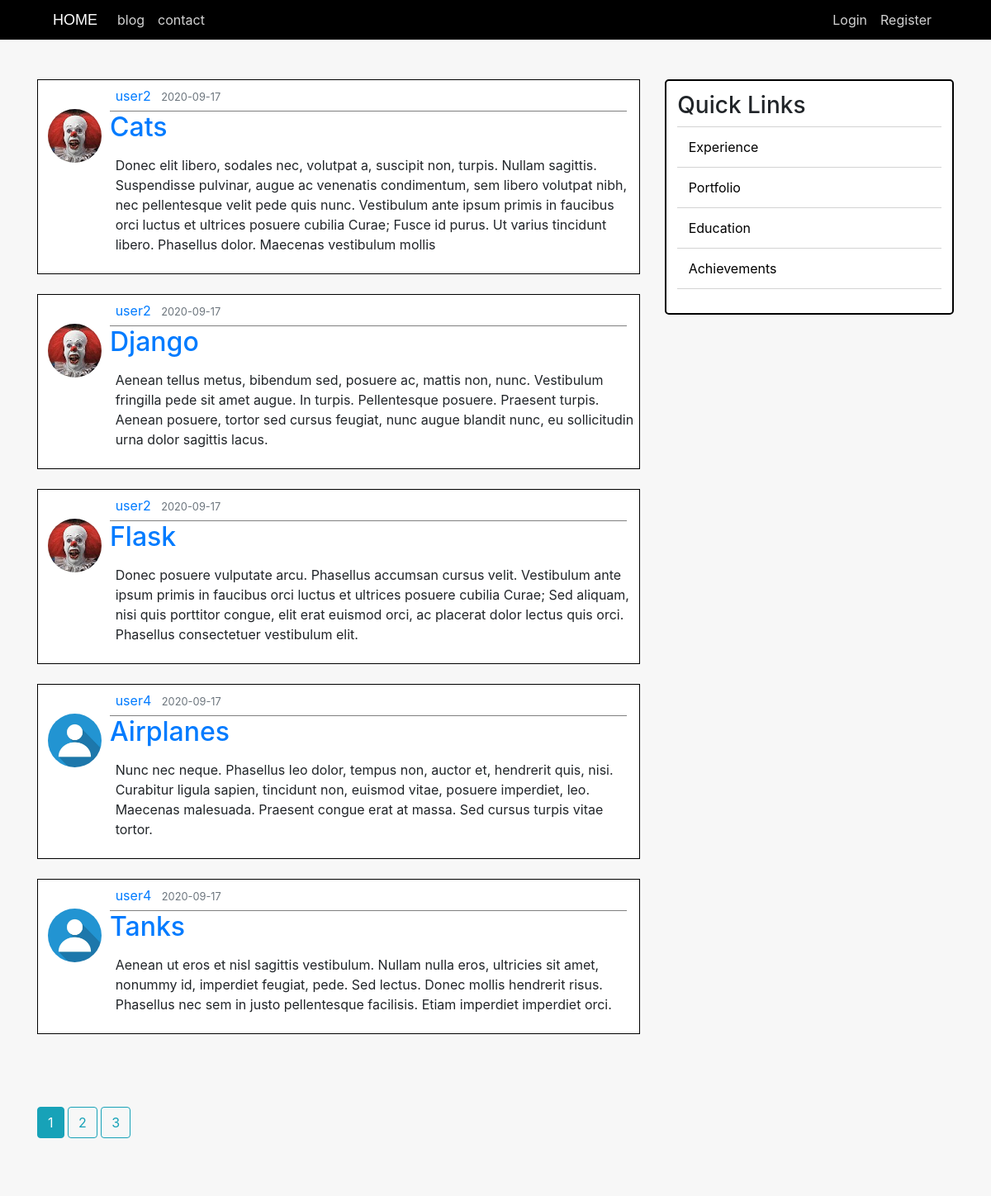
/blog (upper part), run on an earlier commit of the app's database.
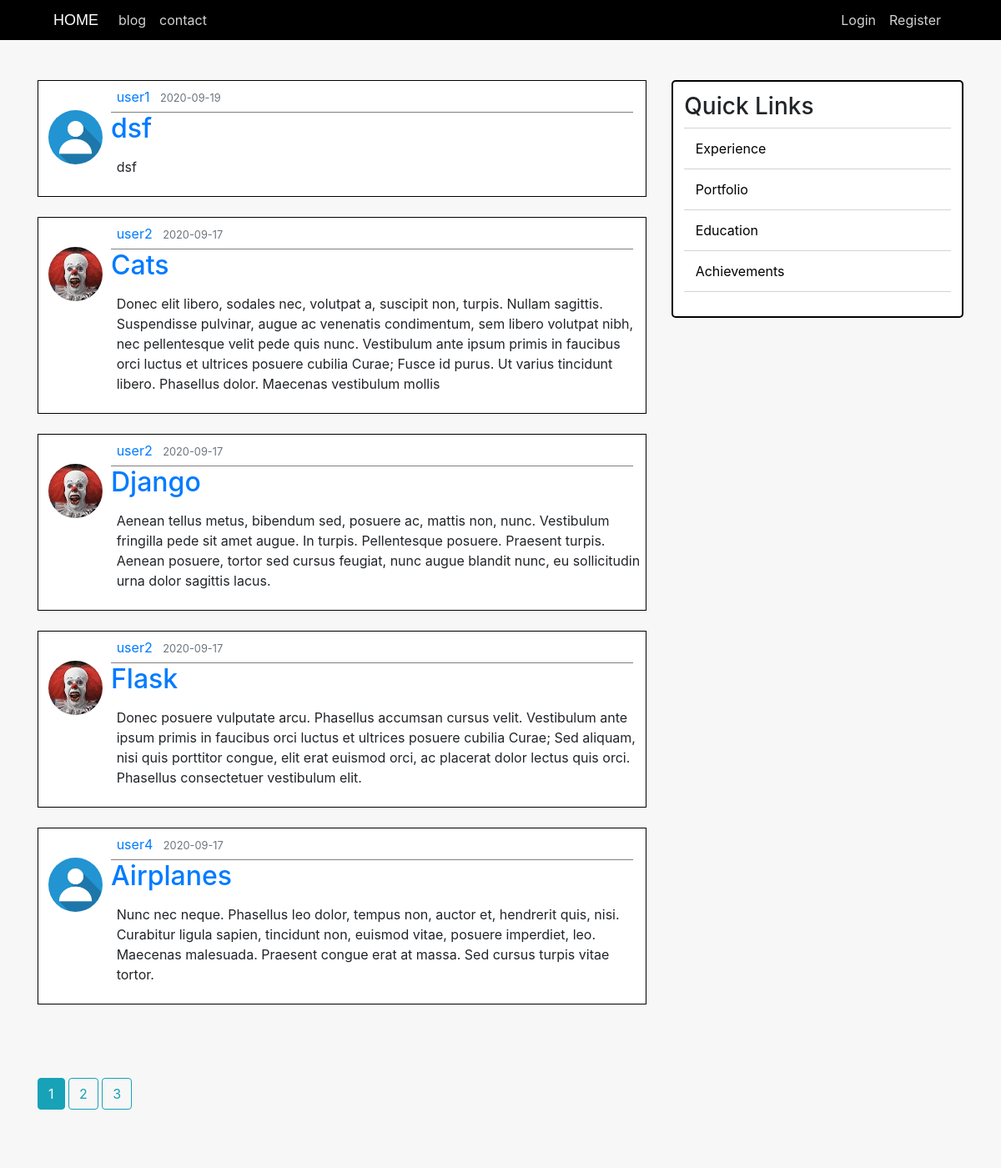
And on a later commit of the database.
### portfolio/models.py (models this page shows, shortened)
class Post(db.Model):
    id = db.Column(db.Integer, primary_key=True)
    title = db.Column(db.String(100), nullable=False)
    date_posted = db.Column(db.DateTime, nullable=False, default=datetime.utcnow)
    content = db.Column(db.Text, nullable=False)
    user_id = db.Column(db.Integer, db.ForeignKey('user.id'), nullable=False)

class User(db.Model, UserMixin):
    id = db.Column(db.Integer, primary_key=True)
    username = db.Column(db.String(20), unique=True, nullable=False)
    email = db.Column(db.String(120), unique=True, nullable=False)
    image_file = db.Column(db.String(20), nullable=False, default='default.jpg')
    password = db.Column(db.String(60), nullable=False)
    posts = db.relationship('Post', backref='author', lazy=True)

### portfolio/main/routes.py (the view)
@main.route("/blog")
def blog():
    page = request.args.get('page', 1, type=int)
    posts = Post.query.order_by(Post.date_posted.desc()).paginate(page=page, per_page=5)
    return render_template('blog.html', posts=posts)

### portfolio/templates/blog.html (shortened to what this page needs)
{% extends "base.html" %}
{% block blog %}
    <div class="blog-content col-md-8">
        {% for post in posts.items %}
        <article class="media content-section mb-4">
            <img class="rounded-circle article-img" src="{{ url_for('static', filename='profile_pics/' + post.author.image_file) }}">
            <div class="media-body">
                <div class="article-metadata">
                    <a class="mr-2" href="{{ url_for('users.user_posts', username=post.author.username) }}">{{ post.author.username }}</a>
                    <small class="text-muted">{{ post.date_posted.strftime('%Y-%m-%d') }}</small>
                </div>
                <h2><a class="article-title" href="{{ url_for('posts.post', post_id=post.id) }}">{{ post.title }}</a></h2>
                <p class="article-content">{{ post.content }}</p>
            </div>
        </article>
        {% endfor %}
    </div>
{% endblock blog %}
{% block page_counter %}
    <div class="container mb-5">
        {% for page_num in posts.iter_pages(left_edge=1, right_edge=1, left_current=1, right_current=2) %}
            {% if page_num %}
                {% if posts.page == page_num %}
                    <a class="btn btn-info mb-4" href="{{ url_for('main.blog', page=page_num) }}">{{ page_num }}</a>
                {% else %}
                    <a class="btn btn-outline-info mb-4" href="{{ url_for('main.blog', page=page_num) }}">{{ page_num }}</a>
                {% endif %}
            {% else %}
                ...
            {% endif %}
      {% endfor %}
    </div>
{% endblock %}

What changed in the data, as far as the page shows it:
no longer on this page (row unchanged): Post: image_file (placeholder picture), author.username "user4", date_posted "2020-09-17", title "Tanks", content "Aenean ut eros et nisl sagittis vestibulum. Nullam nulla eros, ultricies sit amet, nonummy id, imperdiet feugiat, pede. Sed lectus. Donec mollis hendrerit risus. Phasellus nec sem in justo pellentesque facilisis. Etiam imperdiet imperdiet orci."
added Post: image_file (placeholder picture), author.username "user1", date_posted "2020-09-19", title "dsf", content "dsf"
